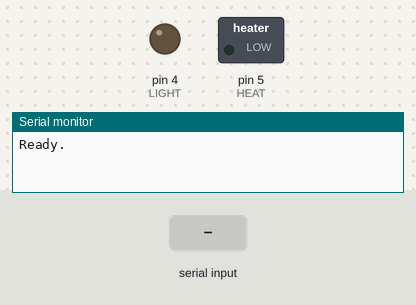
Recording of a sketch running on a simulated Arduino Uno, built with avr-gcc and run on an emulated ATmega328P. Shown: switched loads named in the sketch (green lamp = pin HIGH), output pins drawn as LEDs (lit = HIGH), the last lines printed to the serial monitor. The test bench sets the inputs (shaded band).

Above: at 1.2 s.
1.3 s: "L" received over the second serial link
At 2.2 s:
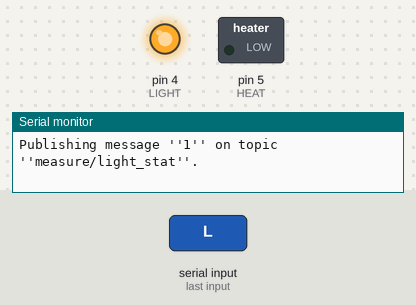
2.8 s: "H" received over the second serial link
At 3.4 s:
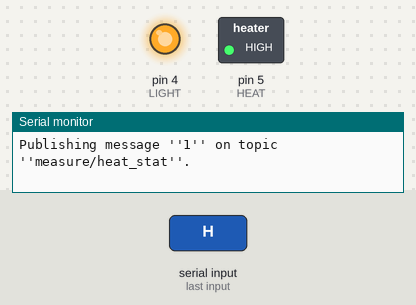
4.3 s: "L" received over the second serial link
At 5.7 s:
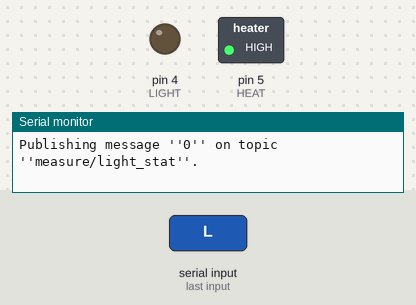
Timing chart, 0 to 7.3 s (numbered marks = the images above; inputs shaded):
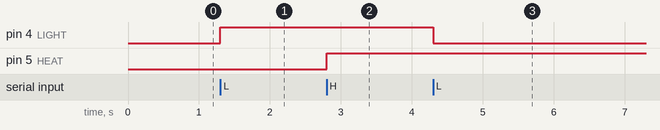

Measured:
- after the input at 1.3 s, pin 4 (LIGHT): LOW → HIGH at once
- after the input at 2.8 s, pin 5 (HEAT): LOW → HIGH at once
- after the input at 4.3 s, pin 4 (LIGHT): HIGH → LOW at once

The sketch:

relays.ino
```cpp
/*Author: Luca Tomaino (s263690)
Academic year: 2018/19*/

#include <SoftwareSerial.h>

int LIGHT = 4; // pin of the relay module which controls the lighting system
int HEAT = 5; // pin of the relay module which controls the heating system

// assignment of software serial's pins
int espReceiver = 2; //ESP's TX connected here
int espTransmitter = 3; //ESP's RX connected here

// initialization of software serial port to let the Arduino board and the ESP8266 module communicate
SoftwareSerial ESPserial(espReceiver,espTransmitter);

void setup() {
  // initialization of the relay modules' pins, set to LOW at the beginning (systems off)
  pinMode(LIGHT, OUTPUT);
  digitalWrite(LIGHT, LOW);
  pinMode(HEAT, OUTPUT);
  digitalWrite(HEAT, LOW);

  Serial.begin(9600);                 // initialize serial
  ESPserial.begin(9600);              // initialize software serial

  Serial.println("Ready.");
}

void loop() {
  // the device works if there is software serial connection between Arduino and ESP module
  while (ESPserial.available()) {

    char cmd = ESPserial.read(); // char sent by ESP module to control the relay modules
    // Serial.println(cmd);

    if (cmd == 'X') {
      Serial.println("Received message on topic ''system'' (CODE: 20) or on topic ''ping'' (CODE: 21).");
    }

    /* the Arduino writes on the software serial port some codes corresponding
     *  to what has happened and depending on which relay has been activated */
    if (cmd == 'L') {
      if (digitalRead (LIGHT) == HIGH) {
        digitalWrite (LIGHT, LOW);
        ESPserial.write(210);
        Serial.println("Received message on topic ''trigger/light'' (CODE: 18). Lights status: OFF.");
        Serial.println("Publishing message ''0'' on topic ''measure/light_stat''.");
      }
      else {
        digitalWrite (LIGHT, HIGH);
        ESPserial.write(211);
        Serial.println("Received message on topic ''trigger/light'' (CODE: 18). Lights status: ON.");
        Serial.println("Publishing message ''1'' on topic ''measure/light_stat''.");
      }
    } else if(cmd == 'H') {
      if (digitalRead(HEAT) == HIGH) {
        digitalWrite(HEAT, LOW);
        ESPserial.write(200);
        Serial.println("Received message on topic ''trigger/heat'' (CODE: 19). Heat status: OFF.");
        Serial.println("Publishing message ''0'' on topic ''measure/heat_stat''.");
      }
      else {
        digitalWrite(HEAT, HIGH);
        ESPserial.write(201);
        Serial.println("Received message on topic ''trigger/heat'' (CODE: 19). Heat status: ON.");
        Serial.println("Publishing message ''1'' on topic ''measure/heat_stat''.");
      }
    }
  }
}
```
